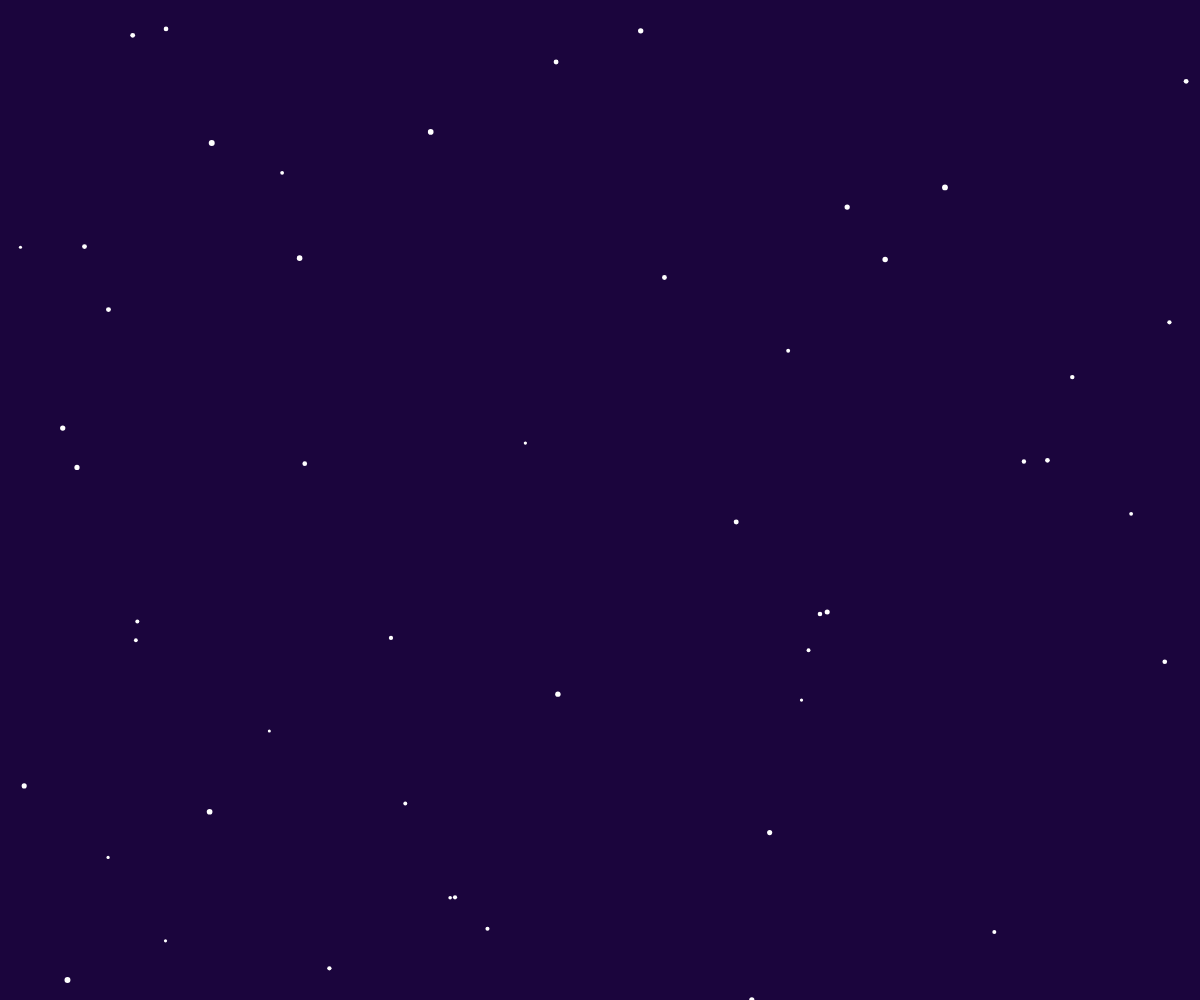
Frame 1 (no input)
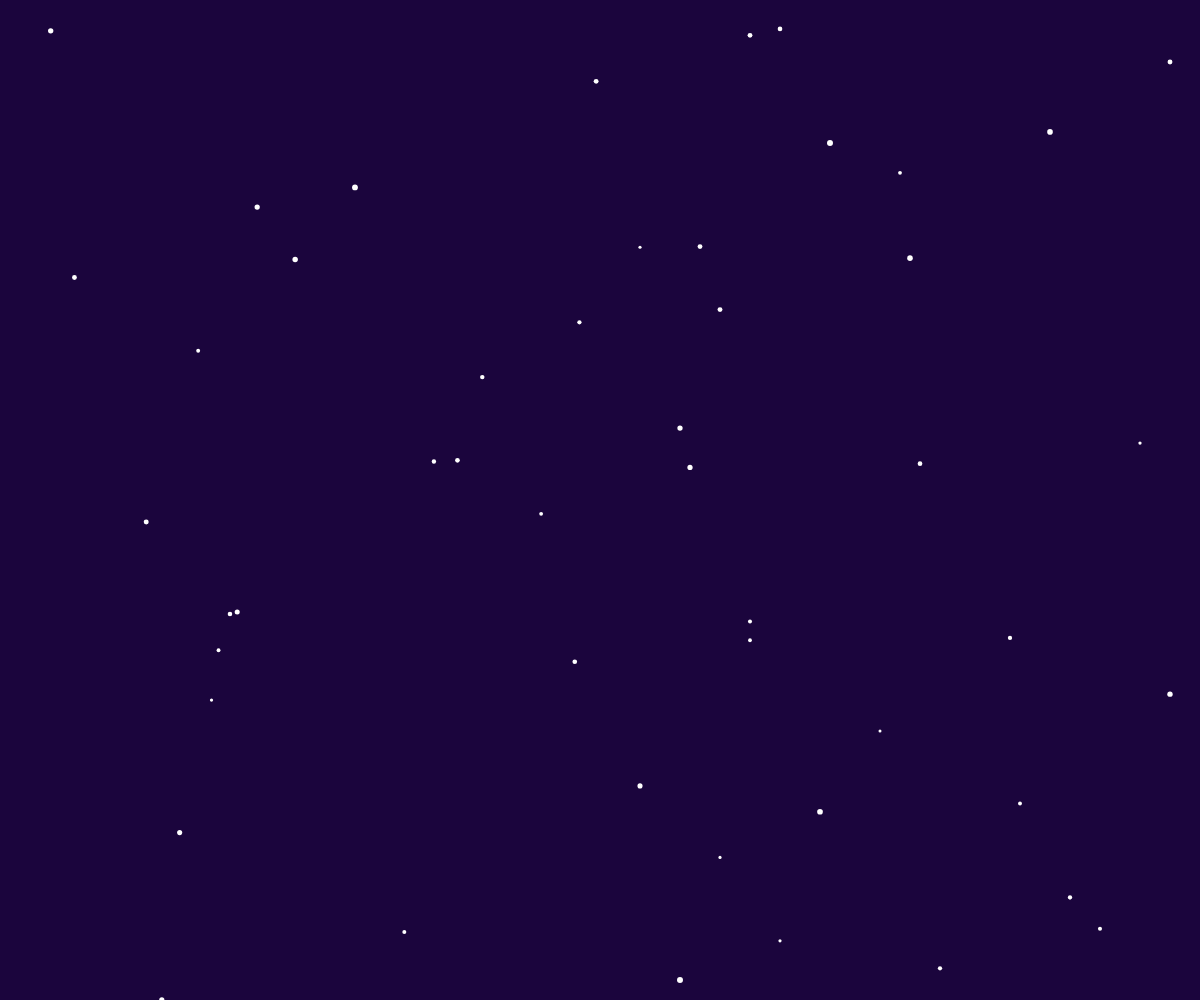
Frame 60 (no input)
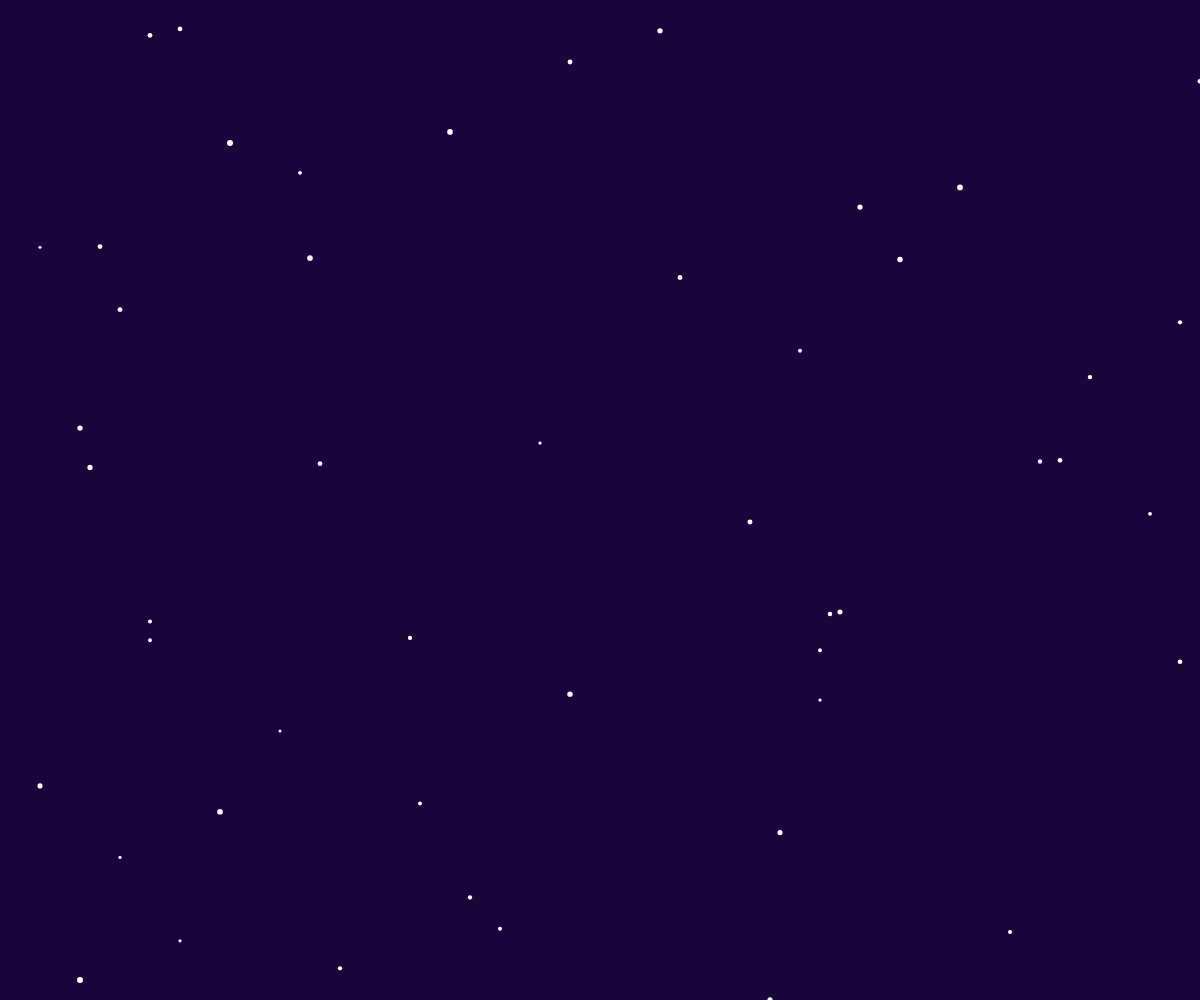
Frame 120 (the mouse pressed at the canvas centre since frame 60)

The p5.js sketch that drew these frames (run headless with seeded random() and noise() and a simulated clock; from frame 60 on, the mouse is pressed at the canvas centre):

// p5.js sketch
// ── sketch.js
let stars = [];
let starNum = 50;
let starSpeed = 10;

function setup() 
{
	createCanvas(windowWidth, windowHeight);

	for(let i = 0; i < starNum; i++)
	{
		stars[i] = new Stars();
	}
}

function draw()
{
	background(27, 5, 61);

	for(let i = 0; i < starNum; i++)
	{
		stars[i].animate();
		stars[i].star();
	}
}

function Stars()
{
	this.x = random(width);
	this.y = random(height);
	this.size = random(3, 6);

	this.star = function()
	{
		fill(255, 255, 255);
		noStroke();
		circle(this.x, this.y, this.size);
	}

	this.animate = function()
	{
		this.x = this.x - starSpeed;

		if(this.x < 0) 
		{
			this.x = width;
		}
	}
}
